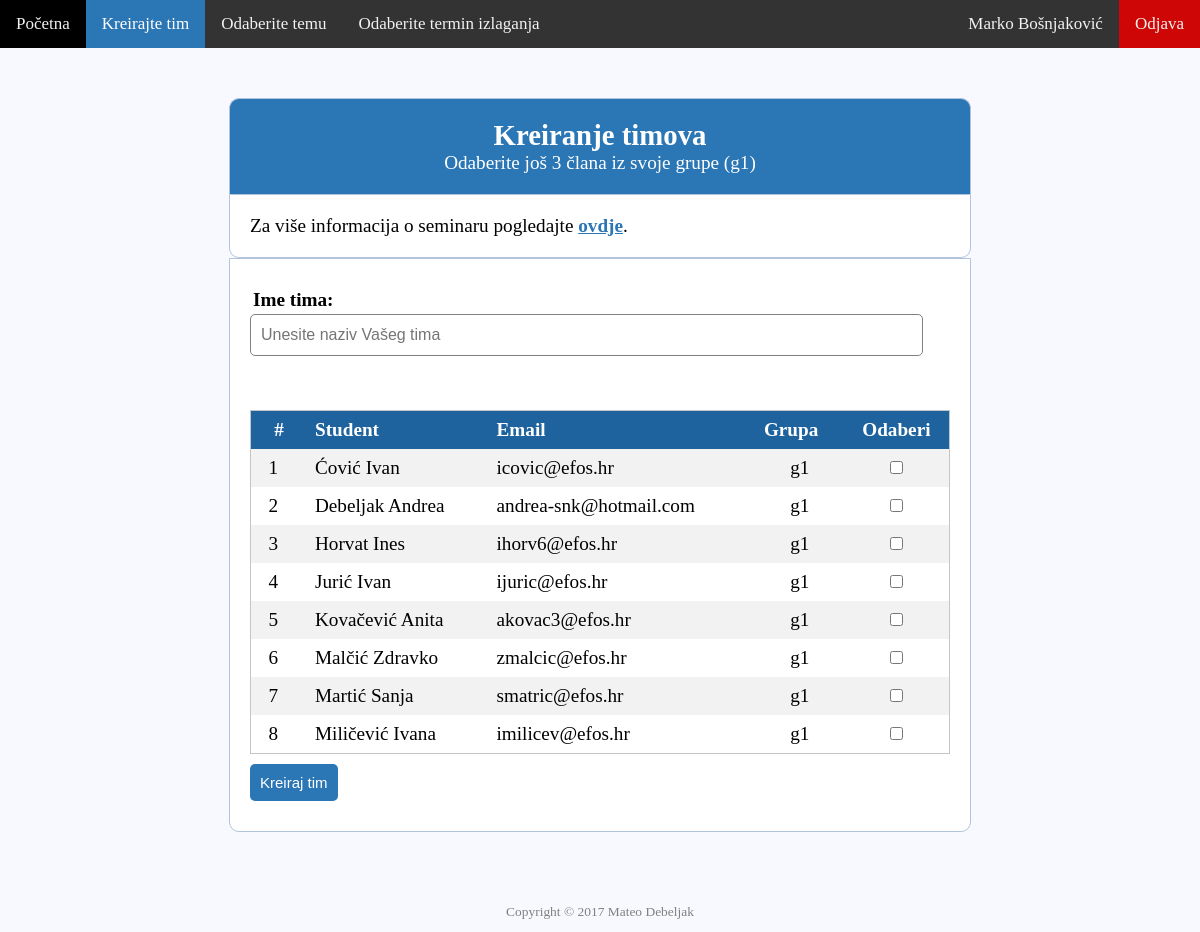
Screenshot of /registration/teams.php (signed in) with the database file from the repository.
### tables this page shows
CREATE TABLE `users` (
  `id` int(11) NOT NULL,
  `status` varchar(255) NOT NULL,
  `lname` varchar(255) NOT NULL,
  `fname` varchar(255) NOT NULL,
  `email` varchar(255) NOT NULL,
  `groups` varchar(255) NOT NULL,
  `password` varchar(255) NOT NULL
);

### registration/teams.php (the view, shortened to what this page needs)
<?php
	include_once 'configuration.php';
	$email = $_SESSION['email'];
	$query = $con->prepare("SELECT fname, lname
							FROM users
							WHERE id = :currentUserId");
	$query->bindParam(":currentUserId", $_SESSION["id"]);
	$query->execute();
	$name = $query->fetch(PDO::FETCH_OBJ);
	$query = $con->prepare("SELECT * FROM users
							WHERE id NOT IN (SELECT DISTINCT userid FROM teammembers)
							AND email != :email
							ORDER BY lname");
	$query->bindParam(":email", $email);
	$query->execute();
	$results = $query->fetchAll(PDO::FETCH_OBJ);
	$query = $con->prepare("SELECT value
							FROM settings
							WHERE name = 'maxTeamMembers'");
	$query->execute();
	$maxTeamMembers = $query->fetch(PDO::FETCH_OBJ);
	$query = $con->prepare("SELECT groups
							FROM users
							WHERE id = :currentUserId");
	$query->bindParam(":currentUserId", $_SESSION["id"]);
	$query->execute();
	$groups = $query->fetch(PDO::FETCH_OBJ);
?>
<!DOCTYPE html>
<html>
<head>
	<link rel="stylesheet" type="text/css" href="style.css">
</head>
<body>
	<div class="topnav" id="myTopnav">
	  <a href="home.php">Početna</a>
	  <a class="active" href="teams.php">Kreirajte tim</a>
	  <a href="topics.php">Odaberite temu</a>
	  <a href="dates.php">Odaberite termin izlaganja</a>
	  <?php  if (isset($_SESSION['email'])) : ?>
	  	<a style="float: right; background-color: #ce0606;" href="teams.php?logout='1'">Odjava</a>
	  	<p style="float: right; color: #f2f2f2; text-align: center; padding: 14px 16px; font-size: 17px;"><?php echo $name->fname; echo " "; echo $name->lname;  ?></p>
	  <?php endif ?>
	</div>
	<div class="header" style="width: 700px;">
		<h2>Kreiranje timova</h2>
		<p>Odaberite još <?php echo $maxTeamMembers->value - 1;?> člana iz svoje grupe (<?php echo $groups->groups ?>)</p>
	</div>
	<div class="content" style="width: 700px;">
		<p>Za više informacija o seminaru pogledajte <a target="_blank" href="http://www.efos.unios.hr/informatika/seminari/"><b>ovdje</b></a>.</p>
	</div>
<div class="content" style="width: 700px;">
	<div class="input-group">
		<label for="teamname"><b>Ime tima:</b></label>
		<input type="text" placeholder="Unesite naziv Vašeg tima" class="js-TeamName" name="teamname" id="teamname" />
	</div>
	<br>
	<br>
	<table>
	<tr>
		<th style="text-align: center;">#</th>
		<th>Student</th>
		<th>Email</th>
		<th>Grupa</th>
		<th style="text-align: center;">Odaberi</th>
	</tr>
	<?php foreach ($results as $result) {
		if ($result->groups == $groups->groups) {
		?>
		<tr>
			<td> </td>
			<td><?php echo $result->lname; echo " "; echo $result->fname;?></td>
			<td><?php echo $result->email;?></td>
			<td style="text-align: center;"><?php echo $result->groups;?></td>
			<td style="text-align: center;"><input type='checkbox' name='checkbox' id="<?php echo $result->id;?>" class='js-Checkbox' /></td>
		</tr>
	<?php
	 		}
	 	}
	?>
	</table>
	<button type='submit' class='btn input-group js-CreateTeam' name='make_team'>Kreiraj tim</button>
</div>
</body>
<footer>
    <p class="copyright">Copyright &copy; <?php echo date("Y"); ?> Mateo Debeljak</p>
</footer>
</html>

### registration/style.css (style rules this page uses)
* { margin: 0px; padding: 0px; }
body { font-size: 120%; background: #F8F8FF; }
.header { width: 30%; margin: 50px auto 0px; color: white; background: #2B76B5; text-align: center; border: 1px solid #B0C4DE; border-bottom: none; border-radius: 10px 10px 0px 0px; padding: 20px; }
footer { position: relative; height: 100px; width: 100%; }
p.copyright { position: absolute; width: 100%; color: gray; line-height: 40px; font-size: 0.7em; text-align: center; bottom:0; }
form, .content { width: 30%; margin: 0px auto; padding: 20px; border: 1px solid #B0C4DE; background: white; border-radius: 0px 0px 10px 10px; }
a:link { color: #2B76B5; }
.input-group { margin: 10px 0px 10px 0px; }
.input-group label { display: block; text-align: left; margin: 3px; }
.input-group input { height: 30px; width: 93%; padding: 5px 10px; font-size: 16px; border-radius: 5px; border: 1px solid gray; }
.btn { padding: 10px; font-size: 15px; color: white; background: #2B76B5; border: none; border-radius: 5px; cursor:pointer; }
.topnav { background-color: #333; overflow: hidden; }
.topnav a { float: left; display: block; color: #f2f2f2; text-align: center; padding: 14px 16px; text-decoration: none; font-size: 17px; }
.topnav a.active { background-color: #2B76B5; color: white; }
table { counter-reset: rowNumber; border: 1px solid #c3c6c9; border-collapse: collapse; width: 100%; }
th, td { text-align: left; padding: 8px; }
tr:nth-child(even) { background-color: #f2f2f2 }
th { background-color: #1e639e; color: white; }
table tr:not(:first-child) { counter-increment: rowNumber; }
table tr td:first-child::before { content: counter(rowNumber); min-width: 1em; margin-right: 0.5em; margin-left: 0.5em; }

### rows the page displays
users: fname "Marko", lname "Bošnjaković", groups "g1"
users: lname "Ćović", fname "Ivan", email "icovic@efos.hr", groups "g1"
users: lname "Debeljak", fname "Andrea", email "andrea-snk@hotmail.com", groups "g1"
users: lname "Horvat", fname "Ines", email "ihorv6@efos.hr", groups "g1"
users: lname "Jurić", fname "Ivan", email "ijuric@efos.hr", groups "g1"
users: lname "Kovačević", fname "Anita", email "akovac3@efos.hr", groups "g1"
users: lname "Malčić", fname "Zdravko", email "zmalcic@efos.hr", groups "g1"
users: lname "Martić", fname "Sanja", email "smatric@efos.hr", groups "g1"
users: lname "Miličević", fname "Ivana", email "imilicev@efos.hr", groups "g1"

### other values shown
$maxTeamMembers->value - 1 "3"
